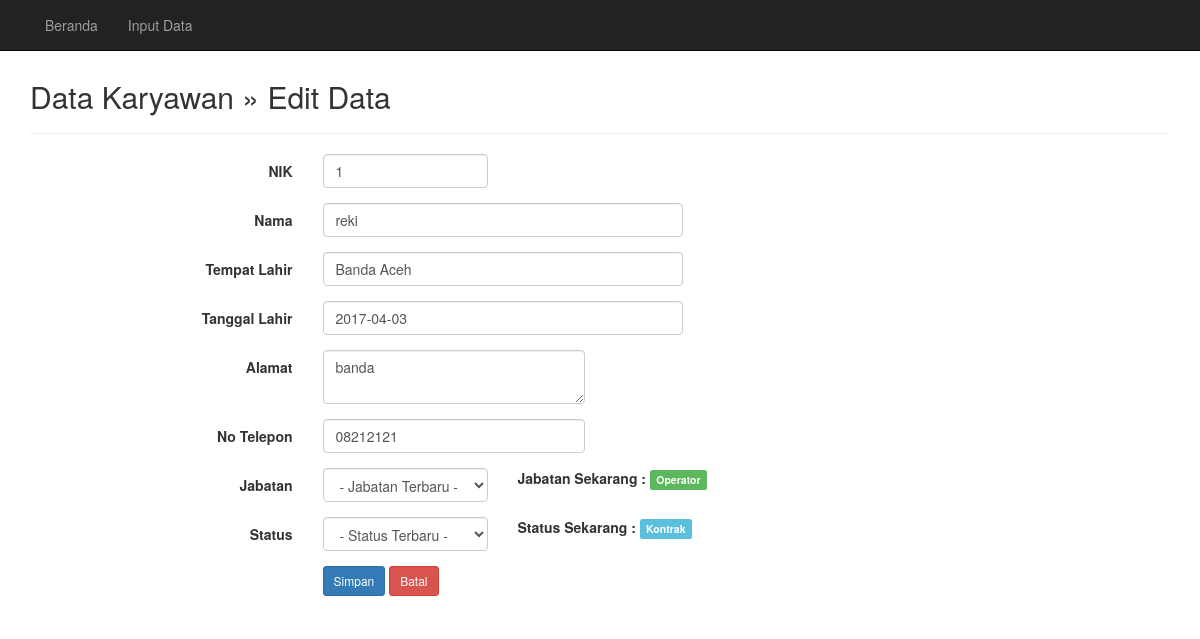
Screenshot of /praktikum5/edit.php?nik=1 with the database file from the repository.
### tables this page shows
CREATE TABLE `karyawan` (
  `nik` varchar(10) NOT NULL,
  `nama` varchar(50) NOT NULL,
  `tempat_lahir` varchar(30) NOT NULL,
  `tanggal_lahir` varchar(30) NOT NULL,
  `alamat` varchar(50) NOT NULL,
  `no_telepon` varchar(12) NOT NULL,
  `jabatan` varchar(15) NOT NULL,
  `status` varchar(15) NOT NULL,
  `username` varchar(15) NOT NULL,
  `password` varchar(15) NOT NULL
);

### praktikum5/edit.php (the view, shortened to what this page needs)
<?php
	include('koneksi.php');
?>
<!DOCTYPE html>
<html lang="en">
<head>
	<link href="css/bootstrap.min.css" rel="stylesheet">
	<link href="css/bootstrap-datepicker.css" rel="stylesheet">
</head>
<body>
	<nav class="navbar navbar-inverse navbar-fixed-top">
		<div class="container">
			<div id="navbar" class="navbar-collapse collapse">
				<ul class="nav navbar-nav">
					<li><a href="index.php">Beranda</a></li>
					<li><a href="add.php">Input Data</a></li>
				</ul>
			</div>
		</div>
	</nav>
	<div class="container">
		<div class="content">
			<h2>Data Karyawan &raquo; Edit Data</h2>
			<hr />
			<?php
				$nik = $_GET['nik'];
				$sql = mysqli_query($koneksi, "SELECT * FROM karyawan WHERE nik='$nik'");
				if(mysqli_num_rows($sql) == 0){
					header("Location: index.php");
				}else{
					$row = mysqli_fetch_assoc($sql);
				}
			?>
			<form class="form-horizontal" action="" method="post">
				<div class="form-group">
					<label class="col-sm-3 control-label">NIK</label>
					<div class="col-sm-2">
						<input type="text" name="nik" value="<?php echo $row['nik']; ?>" class="form-control" placeholder="NIK" required>
					</div>
				</div>
				<div class="form-group">
					<label class="col-sm-3 control-label">Nama</label>
					<div class="col-sm-4">
						<input type="text" name="nama" value="<?php echo $row['nama']; ?>" class="form-control" placeholder="Nama" required>
					</div>
				</div>
				<div class="form-group">
					<label class="col-sm-3 control-label">Tempat Lahir</label>
					<div class="col-sm-4">
						<input type="text" name="tempat_lahir" value="<?php echo $row['tempat_lahir']; ?>" class="form-control" placeholder="Tempat Lahir" required>
					</div>
				</div>
				<div class="form-group">
					<label class="col-sm-3 control-label">Tanggal Lahir</label>
					<div class="col-sm-4">
						<input type="text" name="tanggal_lahir" value="<?php echo $row ['tanggal_lahir']; ?>" class="input-group date form-control" date="" data-date-format="yyyy-mm-dd" placeholder="0000-00-00" required>
					</div>
				</div>
				<div class="form-group">
					<label class="col-sm-3 control-label">Alamat</label>
					<div class="col-sm-3">
						<textarea name="alamat" class="form-control" placeholder="Alamat"><?php echo $row['alamat']; ?></textarea>
					</div>
				</div>
				<div class="form-group">
					<label class="col-sm-3 control-label">No Telepon</label>
					<div class="col-sm-3">
						<input type="text" name="no_telepon" value="<?php echo $row['no_telepon']; ?>" class="form-control" placeholder="No Telepon" required>
					</div>
				</div>
				<div class="form-group">
					<label class="col-sm-3 control-label">Jabatan</label>
					<div class="col-sm-2">
						<select name="jabatan" class="form-control" required>
							<option value=""> - Jabatan Terbaru - </option>
						</select>
					</div>
                    <div class="col-sm-3">
                    <b>Jabatan Sekarang :</b> <span class="label label-success"><?php echo $row ['jabatan']; ?></span>
				    </div>
				</div>
				<div class="form-group">
					<label class="col-sm-3 control-label">Status</label>
					<div class="col-sm-2">
						<select name="status" class="form-control">
							<option value="">- Status Terbaru -</option>
						</select>
					</div>
                    <div class="col-sm-3">
                    <b>Status Sekarang :</b> <span class="label label-info"><?php echo $row['status']; ?></span>
				    </div>
                </div>
				<div class="form-group">
					<label class="col-sm-3 control-label">&nbsp;</label>
					<div class="col-sm-6">
						<input type="submit" name="save" class="btn btn-sm btn-primary" value="Simpan">
						<a href="index.php" class="btn btn-sm btn-danger">Batal</a>
					</div>
				</div>
			</form>
		</div>
	</div>
</body>
</html>

### praktikum5/edit.php (style rules this page uses)
.content { margin-top: 80px; }

### rows the page displays
karyawan: nik "1", nama "reki", tempat_lahir "Banda Aceh", tanggal_lahir "2017-04-03", alamat "banda", no_telepon "08212121", jabatan "Operator", status "Kontrak"
